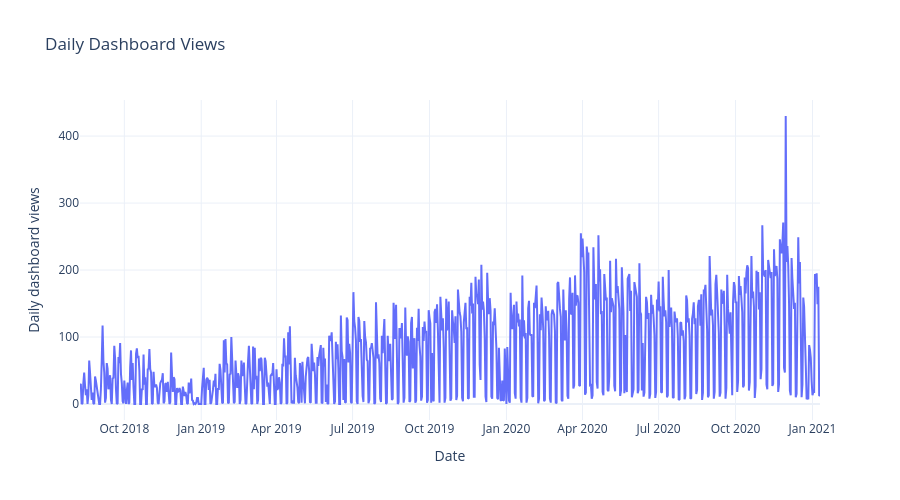

Source (notebook cell):
### Code cell
fig = px.line(
    prophet_df,
    x="ds",
    y="y",
    title="Daily Dashboard Views",
    labels={
        "ds": "Date",
        "y": "Daily dashboard views",
    },
)

fig.update_layout(template="plotly_white", height=500)
fig.show()

### Figure 1 — Plotly figure (JSON) as saved in the notebook; plotly's stock layout.template omitted (floating-point values rounded to 4 significant figures; data arrays with more than 128 entries replaced by an {"elided": "..."} marker saying what was removed)
{"data": [{"hovertemplate": "Date=%{x}<br>Daily dashboard views=%{y}<extra></extra>", "legendgroup": "", "line": {"color": "#636efa", "dash": "solid"}, "marker": {"symbol": "circle"}, "mode": "lines", "name": "", "orientation": "v", "showlegend": false, "type": "scatter", "x": {"elided": "886 str values"}, "xaxis": "x", "y": {"elided": "886 int values"}, "yaxis": "y"}], "layout": {"height": 500, "legend": {"tracegroupgap": 0}, "title": {"text": "Daily Dashboard Views"}, "xaxis": {"anchor": "y", "domain": [0, 1], "title": {"text": "Date"}}, "yaxis": {"anchor": "x", "domain": [0, 1], "title": {"text": "Daily dashboard views"}}}}
